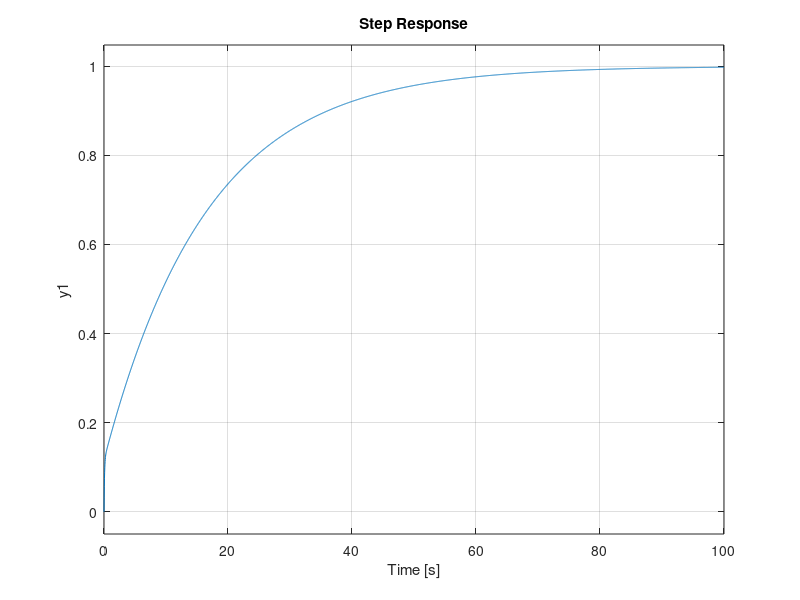

This chart was generated by the following MATLAB code:
%Berechnungen der Reglerparameter anhand Methode 2 Ziegler Nichols

%Prozessparameter
K = 1.175;
T = 0.091;
DT = 0.3;
%T_t = DT/2; %Mindeste Totzeit, durch diskrete Abtastung
T_t = 2*DT; %Erfahrungswert aus Sprungantwort
%Prozess
P_s = tf([K], [T 1]);

%Reglerparameter
kp = (0.9/K)*(T/T_t)
ki = kp/(3.33*T_t)
%Regler
C_s = tf([kp ki],[1 0]);

%Übertragungsfunktion offener Regelkreis
F_0 = tf([K*kp K*ki], [T 1 0]);

%Führungsübertragungsfunktion
H_s = tf([K*kp K*ki], [T (1+K*kp) K*ki]);
%Polstellen der Führungsübertagungsfunktion
s_1 = (-(1+K*kp)+sqrt((1+K*kp)^2-4*T*K*ki))/(2*T)
s_2 = (-(1+K*kp)-sqrt((1+K*kp)^2-4*T*K*ki))/(2*T)

%Stabilitätsreserven für Robustheit gegenüber der Totzeit
step(H_s);
[Gm, Pm, ~, ~] = margin(F_0);

%Diskretisierung des Reglers
c2d(C_s, DT, 'tustin')
